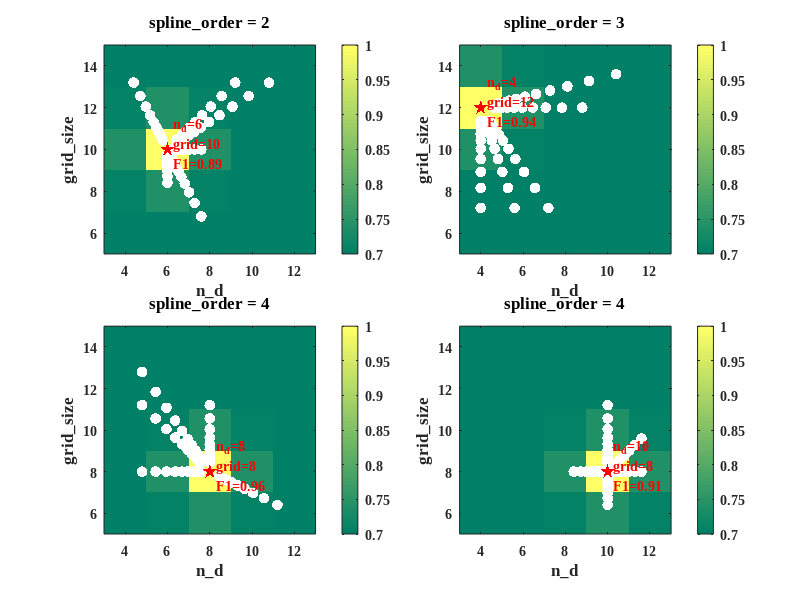

Write the MATLAB code that produced this figure.
clc; clear; close all;
% 设置全局字体为 Times New Roman
% 设置全局字体为 Times New Roman 并加粗
set(groot, 'DefaultAxesFontName','Times New Roman', ...
           'DefaultTextFontName','Times New Roman', ...
           'DefaultAxesFontWeight','bold', ...
           'DefaultTextFontWeight','bold');
%% 参数设置
nd_list = [4,6,8,10,12];
grid_list = [6,8,10,12,14];

% 四组最优值信息
opt_info = {
    2, 6, 10, 0.89;
    3, 4, 12, 0.94;
    4, 8,  8, 0.96;
    4, 10, 8, 0.91
};

num_particles = 6;
num_iter = 10;

[X,Y] = meshgrid(nd_list, grid_list);

figure('Position',[100 100 1200 900]);

for k = 1:4
    subplot(2,2,k)
    so = opt_info{k,1};
    nd_opt = opt_info{k,2};
    grid_opt = opt_info{k,3};
    F1_opt = opt_info{k,4};
    
    % 构造 F1 平滑函数用于热力图
    Z = 0.7 + 0.3*exp(-((X-nd_opt).^2/2)-((Y-grid_opt).^2/2));
    
    % 绘制热力图
    imagesc(nd_list, grid_list, Z)
    set(gca,'YDir','normal')
    colormap(summer)  % 黄绿色渐变，可改为 autumn/red/hot
    colorbar
    caxis([0.7 1])  % 固定颜色范围
    
    xlabel('n\_d','FontSize',12)
    ylabel('grid\_size','FontSize',12)
    title(['spline\_order = ', num2str(so)],'FontSize',12,'FontWeight','bold')
    hold on
    
    % 初始化粒子位置
    particle_nd = randsample(nd_list,num_particles,true);
    particle_grid = randsample(grid_list,num_particles,true);
    
    % 粒子收敛轨迹
    for t = 1:num_iter
        particle_nd = particle_nd + 0.2*(nd_opt - particle_nd);
        particle_grid = particle_grid + 0.2*(grid_opt - particle_grid);
        
        scatter(particle_nd, particle_grid, 60, 'w', 'filled')
    end
    
    % 高亮全局最优点
    scatter(nd_opt, grid_opt, 120, 'r', 'filled', 'p') % 红星标记
    
    % 标注 n_d, grid_size, F1
    text(nd_opt+0.3, grid_opt+0.3, ...
        sprintf('n_d=%d\ngrid=%d\nF1=%.2f', nd_opt, grid_opt, F1_opt), ...
        'Color','r','FontWeight','bold','FontSize',10)
    
end
